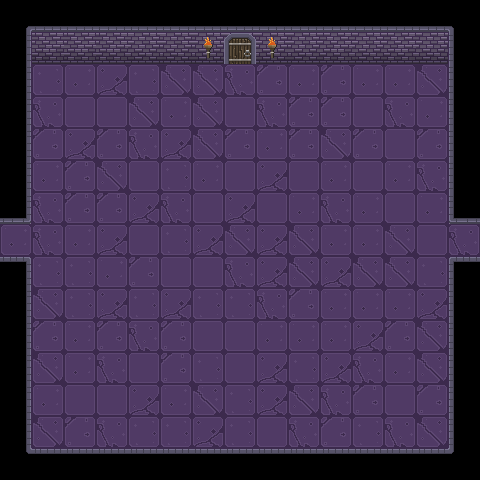

This is a level from a 2D game, rendered from its Tiled map with the project's own tilesets. A one-line summary and the complete map file follow:
An orthogonal 15x15 tile map with 32x32 px tiles, 5 tile layers (background, walls, open_doors, closed_doors, ...), 2 tilesets and 12 objects (6x collision, 2x mapC, 2x mapA, 2x mapB1).

<map version="1.10" tiledversion="1.10.2" orientation="orthogonal" renderorder="right-down" width="15" height="15" tilewidth="32" tileheight="32" infinite="0" nextlayerid="7" nextobjectid="14">
 <tileset firstgid="1" name="black" tilewidth="32" tileheight="32" tilecount="1" columns="1">
  <image source="black.png" width="32" height="32" />
 </tileset>
 <tileset firstgid="2" source="dungeon.tsx" />
 <layer id="1" name="background" width="15" height="15">
  <data encoding="csv">
1,1,1,1,1,1,1,1,1,1,1,1,1,1,1,
1,19,27,18,20,19,17,18,26,26,18,18,18,19,1,
1,27,17,19,27,20,20,26,18,17,18,17,17,20,1,
1,26,24,24,20,17,20,24,26,18,18,24,26,17,1,
1,18,19,18,26,19,20,18,17,18,20,18,24,18,1,
1,17,18,20,24,27,17,24,19,24,17,24,17,26,1,
1,26,18,18,19,26,24,19,24,17,26,17,24,17,1,
1,26,17,19,24,27,19,20,19,20,17,17,20,24,1,
1,27,27,17,18,24,24,26,19,20,19,20,20,27,1,
1,20,27,19,27,19,27,27,26,18,17,17,17,19,1,
1,18,17,18,26,18,24,24,17,17,17,19,18,20,1,
1,20,17,26,24,18,27,24,19,27,19,26,17,20,1,
1,17,24,24,19,17,20,27,19,20,26,18,24,18,1,
1,20,18,26,27,27,19,27,24,26,18,27,26,20,1,
1,1,1,1,1,1,1,1,1,1,1,1,1,1,1
</data>
 </layer>
 <layer id="2" name="walls" width="15" height="15">
  <data encoding="csv">
2,3,3,4,6,6,4,5,5,5,4,3,4,5,7,
9,13,13,13,10,10,11,12,12,11,13,12,13,11,14,
9,0,0,0,0,0,0,0,0,0,0,0,0,0,28,
23,0,0,0,0,0,0,0,0,0,0,0,0,0,14,
16,0,0,0,0,0,0,0,0,0,0,0,0,0,14,
9,0,0,0,0,0,0,0,0,0,0,0,0,0,14,
45,0,0,0,0,0,0,0,0,0,0,0,0,0,44,
17,0,0,0,0,0,0,0,0,0,0,0,0,0,26,
38,0,0,0,0,0,0,0,0,0,0,0,0,0,37,
9,0,0,0,0,0,0,0,0,0,0,0,0,0,14,
23,0,0,0,0,0,0,0,0,0,0,0,0,0,14,
16,0,0,0,0,0,0,0,0,0,0,0,0,0,14,
16,0,0,0,0,0,0,0,0,0,0,0,0,0,28,
16,0,0,0,0,0,0,0,0,0,0,0,0,0,28,
30,33,34,34,32,34,31,33,33,34,31,33,31,34,35
</data>
 </layer>
 <layer id="3" name="open_doors" width="15" height="15">
  <data encoding="csv">
0,0,0,0,0,0,0,0,0,0,0,0,0,0,0,
0,0,0,0,0,0,0,36,0,0,0,0,0,0,0,
0,0,0,0,0,0,0,0,0,0,0,0,0,0,0,
0,0,0,0,0,0,0,0,0,0,0,0,0,0,0,
0,0,0,0,0,0,0,0,0,0,0,0,0,0,0,
0,0,0,0,0,0,0,0,0,0,0,0,0,0,0,
0,0,0,0,0,0,0,0,0,0,0,0,0,0,0,
0,0,0,0,0,0,0,0,0,0,0,0,0,0,0,
0,0,0,0,0,0,0,0,0,0,0,0,0,0,0,
0,0,0,0,0,0,0,0,0,0,0,0,0,0,0,
0,0,0,0,0,0,0,0,0,0,0,0,0,0,0,
0,0,0,0,0,0,0,0,0,0,0,0,0,0,0,
0,0,0,0,0,0,0,0,0,0,0,0,0,0,0,
0,0,0,0,0,0,0,0,0,0,0,0,0,0,0,
0,0,0,0,0,0,0,0,0,0,0,0,0,0,0
</data>
 </layer>
 <layer id="4" name="closed_doors" width="15" height="15">
  <data encoding="csv">
0,0,0,0,0,0,0,0,0,0,0,0,0,0,0,
0,0,0,0,0,0,0,43,0,0,0,0,0,0,0,
0,0,0,0,0,0,0,0,0,0,0,0,0,0,0,
0,0,0,0,0,0,0,0,0,0,0,0,0,0,0,
0,0,0,0,0,0,0,0,0,0,0,0,0,0,0,
0,0,0,0,0,0,0,0,0,0,0,0,0,0,0,
0,0,0,0,0,0,0,0,0,0,0,0,0,0,0,
0,0,0,0,0,0,0,0,0,0,0,0,0,0,0,
0,0,0,0,0,0,0,0,0,0,0,0,0,0,0,
0,0,0,0,0,0,0,0,0,0,0,0,0,0,0,
0,0,0,0,0,0,0,0,0,0,0,0,0,0,0,
0,0,0,0,0,0,0,0,0,0,0,0,0,0,0,
0,0,0,0,0,0,0,0,0,0,0,0,0,0,0,
0,0,0,0,0,0,0,0,0,0,0,0,0,0,0,
0,0,0,0,0,0,0,0,0,0,0,0,0,0,0
</data>
 </layer>
 <layer id="5" name="decorations" width="15" height="15">
  <data encoding="csv">
0,0,0,0,0,0,0,0,0,0,0,0,0,0,0,
0,0,0,0,0,0,42,0,42,0,0,0,0,0,0,
0,0,0,0,0,0,0,0,0,0,0,0,0,0,0,
0,0,0,0,0,0,0,0,0,0,0,0,0,0,0,
0,0,0,0,0,0,0,0,0,0,0,0,0,0,0,
0,0,0,0,0,0,0,0,0,0,0,0,0,0,0,
0,0,0,0,0,0,0,0,0,0,0,0,0,0,0,
0,0,0,0,0,0,0,0,0,0,0,0,0,0,0,
0,0,0,0,0,0,0,0,0,0,0,0,0,0,0,
0,0,0,0,0,0,0,0,0,0,0,0,0,0,0,
0,0,0,0,0,0,0,0,0,0,0,0,0,0,0,
0,0,0,0,0,0,0,0,0,0,0,0,0,0,0,
0,0,0,0,0,0,0,0,0,0,0,0,0,0,0,
0,0,0,0,0,0,0,0,0,0,0,0,0,0,0,
0,0,0,0,0,0,0,0,0,0,0,0,0,0,0
</data>
 </layer>
 <objectgroup id="6" name="objects">
  <object id="1" type="collision" x="0" y="0" width="32" height="224" />
  <object id="2" type="collision" x="448" y="0" width="32" height="224" />
  <object id="3" type="collision" x="448" y="256" width="32" height="224" />
  <object id="4" type="collision" x="0" y="256" width="32" height="224" />
  <object id="5" type="collision" x="32" y="0" width="416" height="32" />
  <object id="6" type="collision" x="32" y="448" width="416" height="32" />
  <object id="7" name="door" type="mapC" x="224" y="32" width="32" height="32" />
  <object id="8" name="door" type="mapA" x="1" y="216" width="45" height="48" />
  <object id="9" name="door" type="mapB1" x="438" y="219" width="43" height="40" />
  <object id="10" name="playerspawn" type="mapA" x="116" y="249">
   <point />
  </object>
  <object id="12" name="playerspawn" type="mapB1" x="375" y="232">
   <point />
  </object>
  <object id="13" name="playerspawn" type="mapC" x="240" y="140">
   <point />
  </object>
 </objectgroup>
</map>
